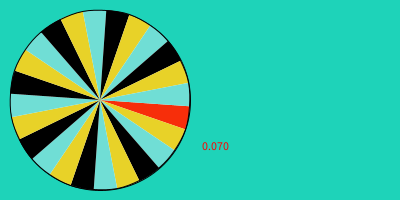
Frame 1 (no input)
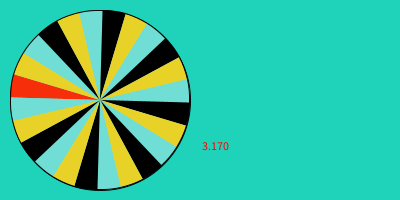
Frame 60 (the mouse pressed at the canvas centre just before this capture)
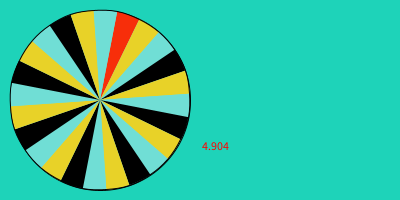
Frame 120 (the mouse held since frame 60 and released just before this capture)

The Processing sketch that drew these frames (run headless with seeded random() and noise(); from frame 60 on, the mouse is pressed at the canvas centre):

// Processing sketch: sketch_21610automatic_turntable
// ── sketch_21610automatic_turntable.pde
void setup(){
 size(400,200); 
}
float start=0,v=0.07;//v=旋轉速度
void draw(){
  background(#1ED3B9);
  ellipse(100,100,180,180);
//圓心 寬 高
  if(v > 0.001){//速度一直*0.99會慢下來
    start +=v;//位置 速度 加速度
    v*=0.99;//摩擦力
  }   
 // fill(255,0,0);
  //float start=mouseX/50.0;
  //if(start<10)start+=0.01;
  fill(255,0,0);text(start,200,150);
  for(int i=0;i<24;i++){
    float shift=2*PI*i/24.0;//等於PI/12
    if(i%3==0)fill(0);
    if(i%3==1)fill(#E8D228);
    if(i%3==2)fill(#70DED5);
    if(i==0)fill(#F72E0A);
    arc(100,100,180,180,shift+0+start,shift+PI/12+start);
  }
  //圓弧 寬，高 開始 結束
}
